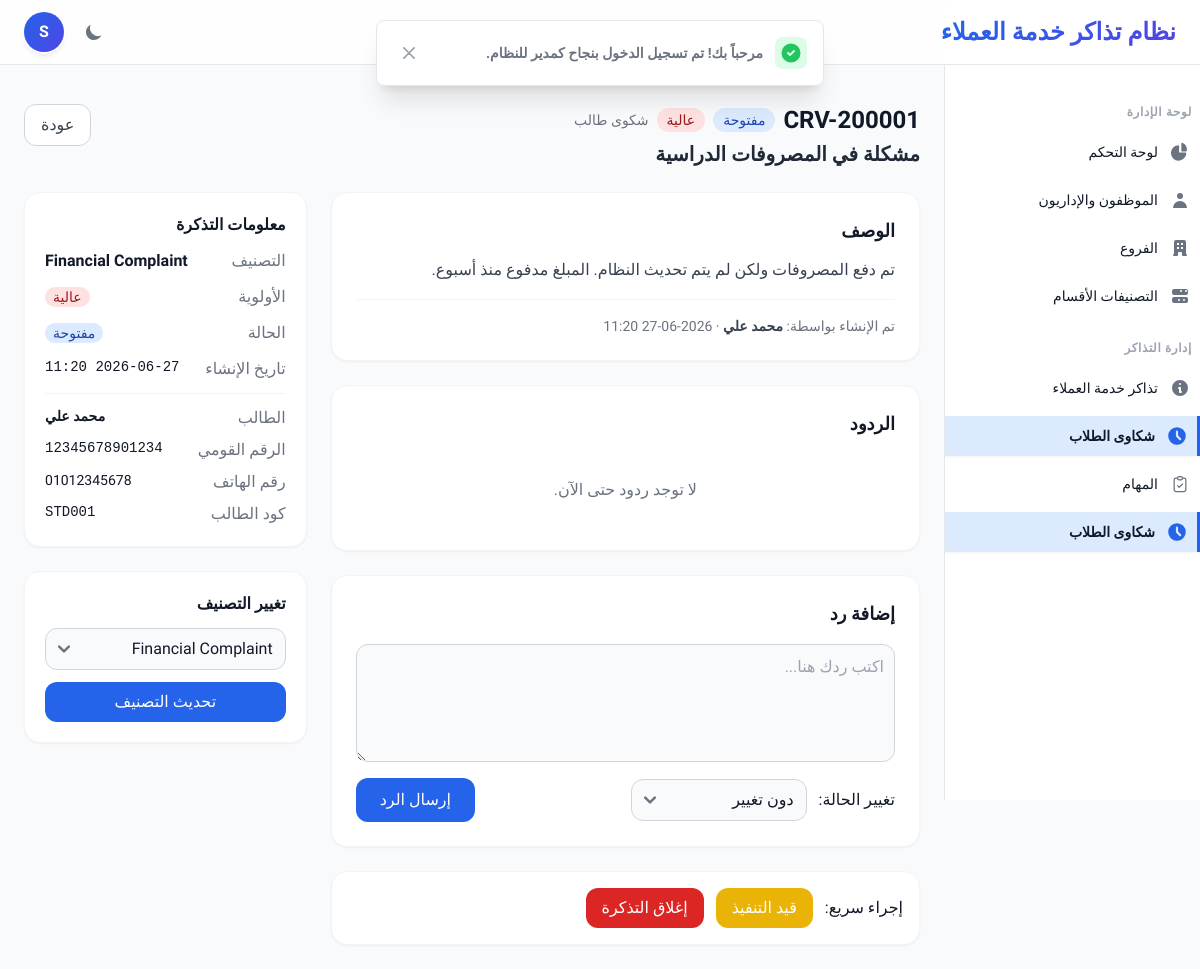
/support/ticket-view.php?id=1&type=student (signed in), run on the app's committed database.
### tables this page shows
CREATE TABLE IF NOT EXISTS `student_tickets` (
    `id` INT AUTO_INCREMENT PRIMARY KEY,
    `branch_id` INT NOT NULL,
    `category_id` INT NOT NULL,
    `ticket_number` VARCHAR(50) UNIQUE NOT NULL,
    `student_name` VARCHAR(255) NOT NULL,
    `national_id` VARCHAR(20) NOT NULL,
    `student_code` VARCHAR(100) NULL,
    `contact_phone` VARCHAR(30) NOT NULL,
    `subject` VARCHAR(255) NOT NULL,
    `description` TEXT NOT NULL,
    `priority` ENUM('low','medium','high') DEFAULT 'medium',
    `status` ENUM('open','in_progress','closed') DEFAULT 'open',
    `last_reply_by` INT NULL,
    `last_reply_at` DATETIME NULL,
    `closed_at` DATETIME NULL,
    `created_at` TIMESTAMP DEFAULT CURRENT_TIMESTAMP,
    CONSTRAINT `fk_student_tickets_branch` FOREIGN KEY (`branch_id`) REFERENCES `branches` (`id`) ON DELETE CASCADE,
    CONSTRAINT `fk_student_tickets_category` FOREIGN KEY (`category_id`) REFERENCES `categories` (`id`),
    CONSTRAINT `fk_student_tickets_reply_by` FOREIGN KEY (`last_reply_by`) REFERENCES `employees` (`id`) ON DELETE SET NULL
);

CREATE TABLE IF NOT EXISTS `categories` (
    `id` INT AUTO_INCREMENT PRIMARY KEY,
    `name` VARCHAR(150) NOT NULL,
    `type` ENUM('student','support') NOT NULL,
    `status` ENUM('active','inactive') DEFAULT 'active',
    `created_at` TIMESTAMP DEFAULT CURRENT_TIMESTAMP
);

### helpers/security.php (called while the page is built, shortened)
<?php
function xss_clean($data) {
    if (is_array($data)) {
        foreach ($data as $key => $value) {
            $data[$key] = xss_clean($value);
        }
    } else {
        $data = htmlspecialchars(trim($data ?? ''), ENT_QUOTES, 'UTF-8');
    }
    return $data;
}

### support/ticket-view.php (the view, shortened to what this page needs)
<?php
require_once __DIR__ . '/../helpers/audit.php';
$db = getDBConnection();
$is_admin = ($_SESSION['user_role'] ?? '') === 'admin';
$ticket_id = (int)($_GET['id'] ?? 0);
$type = xss_clean($_GET['type'] ?? 'support');
if ($type === 'student') {
    $stmt = $db->prepare("
        SELECT st.*, c.name as category_name
        FROM student_tickets st
        JOIN categories c ON st.category_id = c.id
        WHERE st.id = :id" . ($is_admin ? "" : " AND st.branch_id = :branch_id")
    );
}
$queryParams = ['id' => $ticket_id];
$stmt->execute($queryParams);
$ticket = $stmt->fetch();
$categories = [];
try {
    $cat_type = $type === 'student' ? 'student' : 'support';
    $stmt = $db->prepare("SELECT * FROM categories WHERE type = :type AND status = 'active' ORDER BY name ASC");
    $stmt->execute(['type' => $cat_type]);
    $categories = $stmt->fetchAll();
} catch (PDOException $e) {
    error_log("Failed to fetch categories: " . $e->getMessage());
}
$status_labels = ['open' => 'مفتوحة', 'in_progress' => 'قيد التنفيذ', 'closed' => 'مغلقة'];
$priority_labels = ['low' => 'منخفضة', 'medium' => 'متوسطة', 'high' => 'عالية'];
$replies = [];
try {
    $replies_table = $type === 'student' ? 'student_ticket_replies' : 'support_ticket_replies';
    $stmt = $db->prepare("
        SELECT r.*, e.name as employee_name
        FROM {$replies_table} r
        JOIN employees e ON r.employee_id = e.id
        WHERE r.ticket_id = :ticket_id
        ORDER BY r.created_at ASC
    ");
    $stmt->execute(['ticket_id' => $ticket_id]);
    $replies = $stmt->fetchAll();
} catch (PDOException $e) {
    error_log("Failed to fetch replies: " . $e->getMessage());
}
require_once __DIR__ . '/../includes/header.php';
require_once __DIR__ . '/../includes/sidebar.php';
?>
<main class="p-6 space-y-6 flex-1">
    <div class="flex flex-col md:flex-row md:items-start md:justify-between gap-4">
        <div>
            <div class="flex items-center gap-2 mb-1">
                <h1 class="text-2xl font-bold text-gray-900 dark:text-white"><?php echo htmlspecialchars($ticket['ticket_number']); ?></h1>
                <span class="px-2.5 py-0.5 text-sm font-medium rounded-full <?php echo $ticket['status'] === 'open' ? 'bg-blue-100 text-blue-800 dark:bg-blue-900 dark:text-blue-200' : ($ticket['status'] === 'in_progress' ? 'bg-yellow-100 text-yellow-800 dark:bg-yellow-900 dark:text-yellow-200' : 'bg-green-100 text-green-800 dark:bg-green-900 dark:text-green-200'); ?>">
                    <?php echo $status_labels[$ticket['status']]; ?>
                </span>
                <span class="px-2.5 py-0.5 text-sm font-medium rounded-full <?php echo $ticket['priority'] === 'high' ? 'bg-red-100 text-red-800 dark:bg-red-900 dark:text-red-200' : ($ticket['priority'] === 'medium' ? 'bg-yellow-100 text-yellow-800 dark:bg-yellow-900 dark:text-yellow-200' : 'bg-gray-100 text-gray-800 dark:bg-gray-700 dark:text-gray-300'); ?>">
                    <?php echo $priority_labels[$ticket['priority']]; ?>
                </span>
                <span class="text-sm text-gray-500 dark:text-gray-400">
                    <?php echo $type === 'student' ? 'شكوى طالب' : 'تذكرة دعم فني'; ?>
                </span>
            </div>
            <h2 class="text-xl font-semibold text-gray-800 dark:text-gray-200"><?php echo htmlspecialchars($ticket['subject']); ?></h2>
        </div>
        <div class="flex gap-2 shrink-0">
            <a href="<?php echo BASE_URL; ?>support/tickets.php?tab=<?php echo $type === 'student' ? 'student' : 'support'; ?>" class="px-4 py-2 text-base font-medium text-gray-700 bg-white border border-gray-300 hover:bg-gray-50 dark:bg-gray-800 dark:text-gray-300 dark:border-gray-600 rounded-xl transition-all">
                عودة
            </a>
        </div>
    </div>
    <div class="grid grid-cols-1 lg:grid-cols-3 gap-6">
        <div class="lg:col-span-2 space-y-6">
            <div class="p-6 bg-white rounded-2xl border border-gray-100 shadow-sm dark:bg-gray-800 dark:border-gray-700">
                <h3 class="text-lg font-bold text-gray-900 dark:text-white mb-3">الوصف</h3>
                <p class="text-base text-gray-700 dark:text-gray-300 whitespace-pre-wrap leading-relaxed"><?php echo htmlspecialchars($ticket['description']); ?></p>
                <div class="mt-4 pt-4 border-t border-gray-100 dark:border-gray-700 text-sm text-gray-500 dark:text-gray-400">
                    تم الإنشاء بواسطة: <strong class="text-gray-700 dark:text-gray-300"><?php echo $type === 'student' ? htmlspecialchars($ticket['student_name']) : htmlspecialchars($ticket['employee_name']); ?></strong>
                    &middot; <?php echo date('Y-m-d H:i', strtotime($ticket['created_at'])); ?>
                </div>
            </div>
            <div class="p-6 bg-white rounded-2xl border border-gray-100 shadow-sm dark:bg-gray-800 dark:border-gray-700">
                <h3 class="text-lg font-bold text-gray-900 dark:text-white mb-4">الردود</h3>
                <?php if (empty($replies)): ?>
                    <div class="text-center py-6 text-gray-500 dark:text-gray-400">
                        <p class="text-base">لا توجد ردود حتى الآن.</p>
                    </div>
                <?php endif; ?>
            </div>
            <?php if ($ticket['status'] !== 'closed'): ?>
                <div class="p-6 bg-white rounded-2xl border border-gray-100 shadow-sm dark:bg-gray-800 dark:border-gray-700">
                    <h3 class="text-lg font-bold text-gray-900 dark:text-white mb-4">إضافة رد</h3>
                    <form method="POST" action="">
                        <div class="mb-4">
                            <textarea name="reply" rows="4" class="bg-gray-50 border border-gray-300 text-gray-900 text-base rounded-xl focus:ring-blue-500 focus:border-blue-500 block w-full p-2.5 dark:bg-gray-700 dark:border-gray-600 placeholder-gray-400 dark:placeholder-gray-500 dark:text-white" placeholder="اكتب ردك هنا..." required></textarea>
                        </div>
                        <div class="flex flex-col sm:flex-row sm:items-center gap-3">
                            <div class="flex items-center gap-3 flex-1">
                                <label class="text-base font-medium text-gray-900 dark:text-white shrink-0">تغيير الحالة:</label>
                                <select name="new_status" class="w-44 bg-gray-50 border border-gray-300 text-gray-900 text-base rounded-xl focus:ring-blue-500 focus:border-blue-500 p-2 dark:bg-gray-700 dark:border-gray-600 dark:text-white">
                                    <option value="">دون تغيير</option>
                                </select>
                            </div>
                            <button type="submit" class="w-full sm:w-auto px-6 py-2.5 text-base font-medium text-white bg-blue-600 hover:bg-blue-700 rounded-xl transition-all shrink-0">
                                إرسال الرد
                            </button>
                        </div>
                    </form>
                </div>
                <div class="p-4 bg-white rounded-2xl border border-gray-100 shadow-sm dark:bg-gray-800 dark:border-gray-700">
                    <div class="flex flex-wrap items-center gap-3">
                        <span class="text-base font-medium text-gray-900 dark:text-white">إجراء سريع:</span>
                        <?php if ($ticket['status'] === 'open'): ?>
                            <form method="POST" class="inline">
                                <button type="submit" class="px-4 py-2 text-base font-medium text-white bg-yellow-500 hover:bg-yellow-600 rounded-xl transition-all">
                                    قيد التنفيذ
                                </button>
                            </form>
                        <?php endif; ?>
                        <?php if ($ticket['status'] !== 'closed'): ?>
                            <form method="POST" class="inline">
                                <button type="submit" class="px-4 py-2 text-base font-medium text-white bg-red-600 hover:bg-red-700 rounded-xl transition-all">
                                    إغلاق التذكرة
                                </button>
                            </form>
                        <?php endif; ?>
                    </div>
                </div>
            <?php endif; ?>
        </div>
        <div class="space-y-6">
            <div class="p-5 bg-white rounded-2xl border border-gray-100 shadow-sm dark:bg-gray-800 dark:border-gray-700">
                <h3 class="text-base font-bold text-gray-900 dark:text-white mb-3">معلومات التذكرة</h3>
                <dl class="space-y-3 text-base">
                    <div class="flex justify-between">
                        <dt class="text-gray-500 dark:text-gray-400">التصنيف</dt>
                        <dd class="font-semibold text-gray-900 dark:text-white"><?php echo htmlspecialchars($ticket['category_name']); ?></dd>
                    </div>
                    <div class="flex justify-between">
                        <dt class="text-gray-500 dark:text-gray-400">الأولوية</dt>
                        <dd>
                            <span class="px-2 py-0.5 text-sm font-medium rounded-full <?php echo $ticket['priority'] === 'high' ? 'bg-red-100 text-red-800' : ($ticket['priority'] === 'medium' ? 'bg-yellow-100 text-yellow-800' : 'bg-gray-100 text-gray-800'); ?>">
                                <?php echo $priority_labels[$ticket['priority']]; ?>
                            </span>
                        </dd>
                    </div>
                    <div class="flex justify-between">
                        <dt class="text-gray-500 dark:text-gray-400">الحالة</dt>
                        <dd>
                            <span class="px-2 py-0.5 text-sm font-medium rounded-full <?php echo $ticket['status'] === 'open' ? 'bg-blue-100 text-blue-800' : ($ticket['status'] === 'in_progress' ? 'bg-yellow-100 text-yellow-800' : 'bg-green-100 text-green-800'); ?>">
                                <?php echo $status_labels[$ticket['status']]; ?>
                            </span>
                        </dd>
                    </div>
                    <div class="flex justify-between">
                        <dt class="text-gray-500 dark:text-gray-400">تاريخ الإنشاء</dt>
                        <dd class="text-gray-900 dark:text-white font-mono text-sm"><?php echo date('Y-m-d H:i', strtotime($ticket['created_at'])); ?></dd>
                    </div>
                    <?php if ($type === 'student'): ?>
                        <div class="pt-3 border-t border-gray-100 dark:border-gray-700 space-y-2">
                            <div class="flex justify-between">
                                <dt class="text-gray-500 dark:text-gray-400">الطالب</dt>
                                <dd class="font-semibold text-gray-900 dark:text-white text-sm"><?php echo htmlspecialchars($ticket['student_name']); ?></dd>
                            </div>
                            <div class="flex justify-between">
                                <dt class="text-gray-500 dark:text-gray-400">الرقم القومي</dt>
                                <dd class="font-mono text-sm text-gray-900 dark:text-white"><?php echo htmlspecialchars($ticket['national_id']); ?></dd>
                            </div>
                            <div class="flex justify-between">
                                <dt class="text-gray-500 dark:text-gray-400">رقم الهاتف</dt>
                                <dd class="text-sm text-gray-900 dark:text-white"><?php echo htmlspecialchars($ticket['contact_phone']); ?></dd>
                            </div>
                            <?php if ($ticket['student_code']): ?>
                                <div class="flex justify-between">
                                    <dt class="text-gray-500 dark:text-gray-400">كود الطالب</dt>
                                    <dd class="font-mono text-sm text-gray-900 dark:text-white"><?php echo htmlspecialchars($ticket['student_code']); ?></dd>
                                </div>
                            <?php endif; ?>
                        </div>
                    <?php endif; ?>
                </dl>
            </div>
            <?php if (!empty($categories) && count($categories) > 0): ?>
                <div class="p-5 bg-white rounded-2xl border border-gray-100 shadow-sm dark:bg-gray-800 dark:border-gray-700">
                    <h3 class="text-base font-bold text-gray-900 dark:text-white mb-3">تغيير التصنيف</h3>
                    <form method="POST" action="">
                        <select name="category_id" class="w-full bg-gray-50 border border-gray-300 text-gray-900 text-base rounded-xl focus:ring-blue-500 focus:border-blue-500 p-2 dark:bg-gray-700 dark:border-gray-600 dark:text-white mb-3">
                            <?php foreach ($categories as $cat): ?>
                                <option value="<?php echo $cat['id']; ?>" <?php echo $cat['id'] == $ticket['category_id'] ? 'selected' : ''; ?>><?php echo htmlspecialchars($cat['name']); ?></option>
                            <?php endforeach; ?>
                        </select>
                        <button type="submit" class="w-full px-4 py-2 text-base font-medium text-white bg-blue-600 hover:bg-blue-700 rounded-xl transition-all">
                            تحديث التصنيف
                        </button>
                    </form>
                </div>
            <?php endif; ?>
        </div>
    </div>
</main>
<?php
require_once __DIR__ . '/../includes/footer.php';
?>

### includes/header.php (style rules this page uses)
body { font-family: 'Cairo', sans-serif; }

### data on the page
student_tickets: ticket_number "CRV-200001", status "مفتوحة", priority "عالية", subject "مشكلة في المصروفات الدراسية", description "تم دفع المصروفات ولكن لم يتم تحديث النظام. المبلغ مدفوع منذ أسبوع.", student_name "محمد علي", created_at "2026-06-27 11:20", category.name "Financial Complaint", national "12345678901234", contact_phone "01012345678", student_code "STD001", category_id "Financial Complaint"

### other printed values
mb_substr($_SESSION['user_name'] ?? 'م', 0, 1, 'UTF-8') "S"
$_SESSION['success'] "مرحباً بك! تم تسجيل الدخول بنجاح كمدير للنظام."
